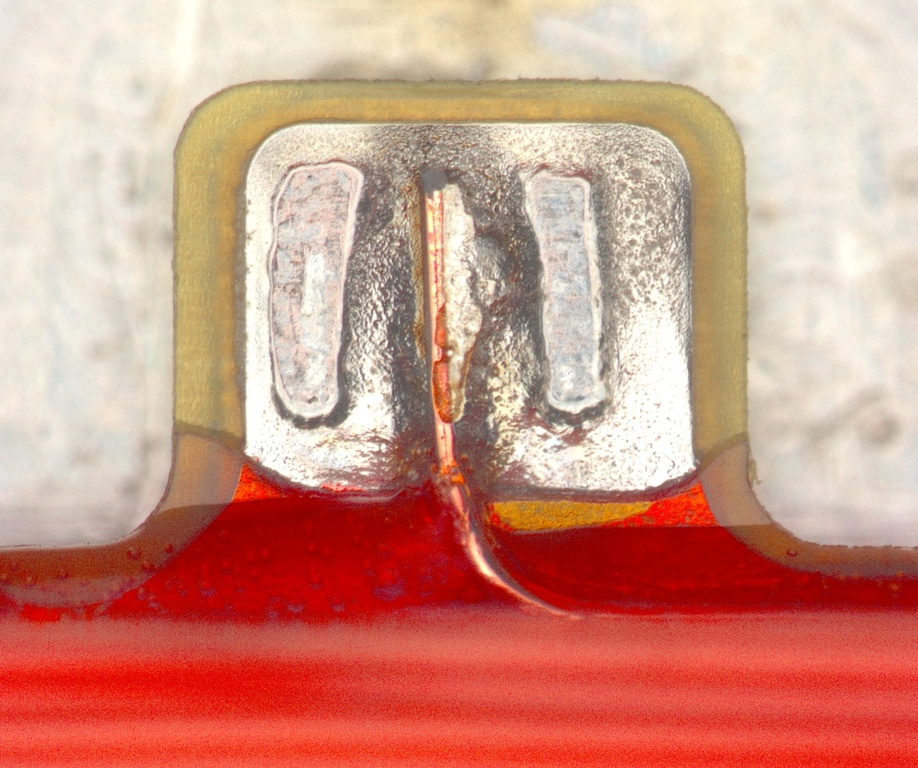
#> input picture Computer Vision/00OpenCV/image/sk001.jpg, 918 x 768 px, shrunk from 1224 x 1024 before the run
$ python '滑动条inRange阈值+膨胀腐蚀开闭运算+mask以及反码+matchShape.py'
#> lines starting #> are read from the running program, lines starting #| are printed output that depends on the picture; after the words box and inside, x2 and y2 are one past the last pixel; in counts of white or black regions, pixels touching at a corner belong together
import cv2
import numpy as np


img = cv2.imread("./image/sk001.jpg")
#> img is the input picture: shape (768, 918, 3); mean B, G, R 131.8, 148.5, 208
hsv = cv2.cvtColor(img, cv2.COLOR_BGR2HSV)
#> hsv: shape (768, 918, 3); mean H, S, V 17.5, 98.6, 208.1
cv2.imshow("hsv", hsv)
gray = cv2.cvtColor(img, cv2.COLOR_BGR2GRAY)
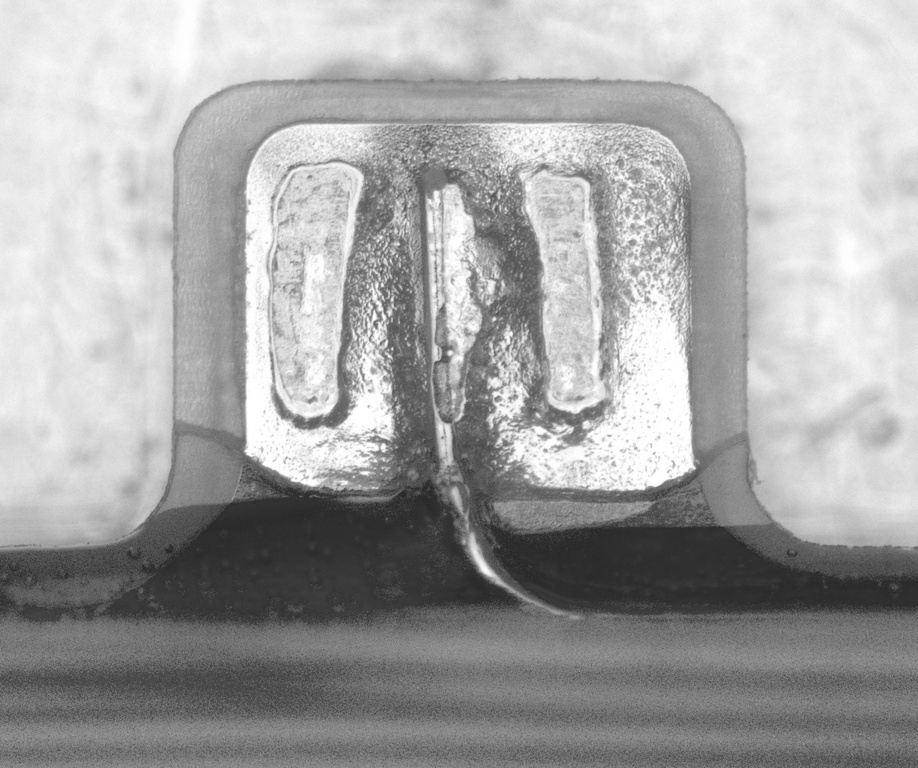
#> gray: shape (768, 918); min 37, max 255, mean 164.4
gauss = cv2.GaussianBlur(gray, (3, 3), 1)
#> slider 'low_val' is set to 51

# mask = np.zeros(img.shape, np.uint8)

low_val = 0
up_val = 255
# mask = np.zeros(img.shape[:2], np.uint8)


def onMask(x):
#> called with x = 255
    global low_val
    global up_val

    low_val = cv2.getTrackbarPos("low_val", "inRangeMask")
    up_val = cv2.getTrackbarPos("up_val", "inRangeMask")
    mask = cv2.inRange(gauss, low_val, up_val)
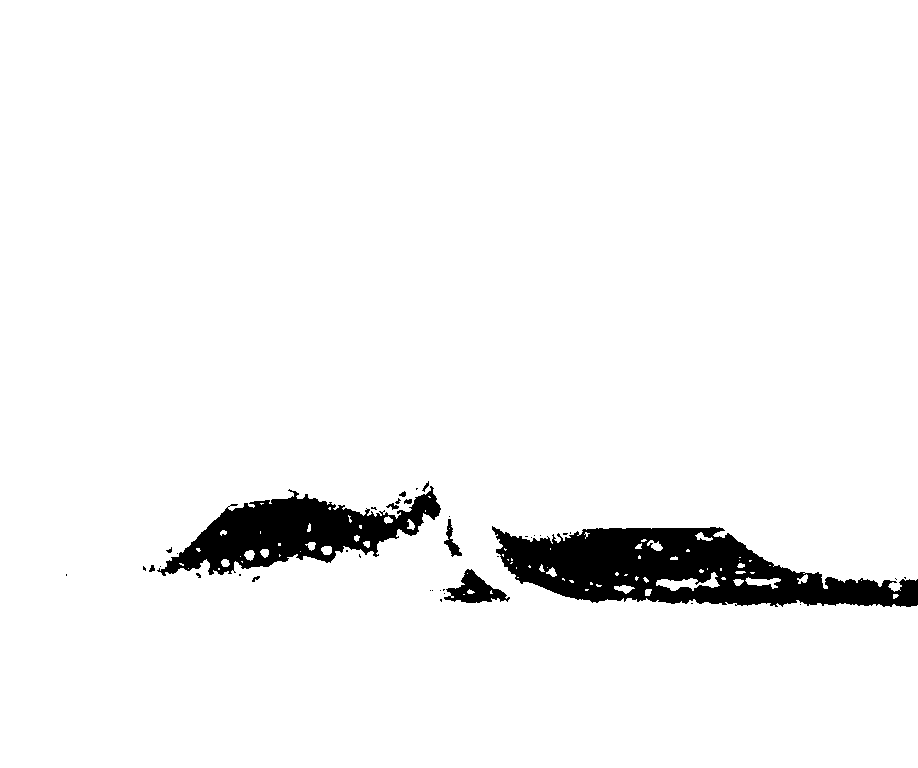
#> mask: shape (768, 918); 95.4% white; 40 black regions (30 under 20 px), largest, box (x1, y1, x2, y2) and area: (492, 526, 918, 607) 19477, (157, 486, 441, 576) 11239, (444, 569, 510, 603) 1047
    # ret, mask = cv2.threshold(img2gray, low_val, up_val, cv2.THRESH_BINARY)
    kernel1 = np.ones((7, 7), np.uint8)
    kernel2 = np.ones((5, 5), np.uint8)
    erosion = cv2.erode(mask, kernel1, iterations=1)
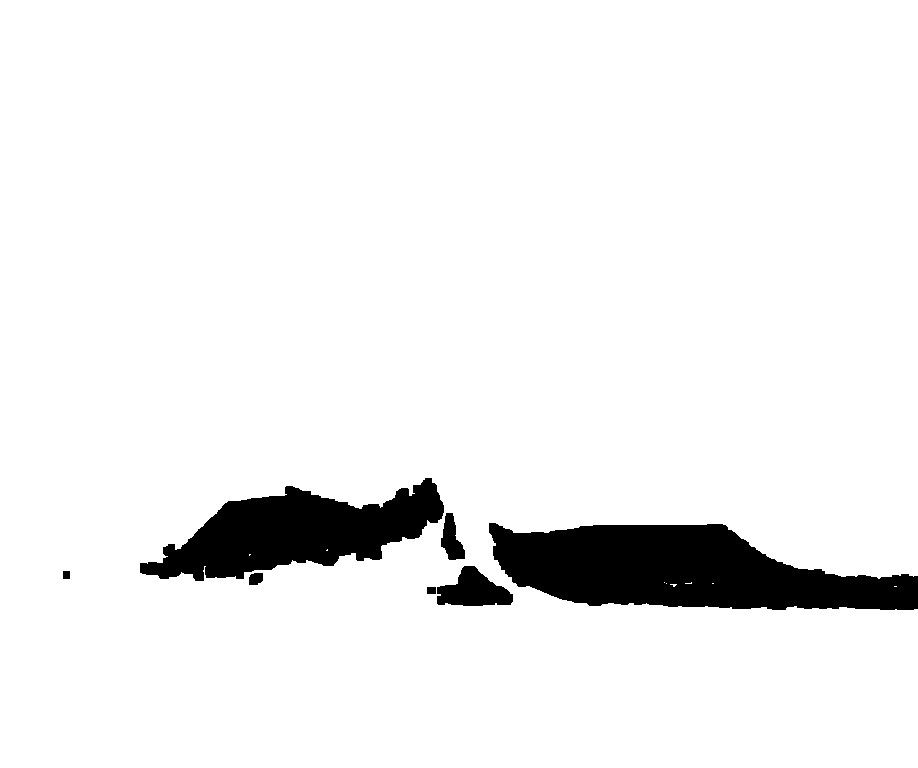
#> erosion: shape (768, 918); 93.7% white; 7 black regions, largest, box (x1, y1, x2, y2) and area: (489, 523, 918, 610) 25083, (140, 478, 444, 581) 16226, (437, 566, 513, 606) 1901
    dilation = cv2.dilate(erosion, kernel2, iterations=1)
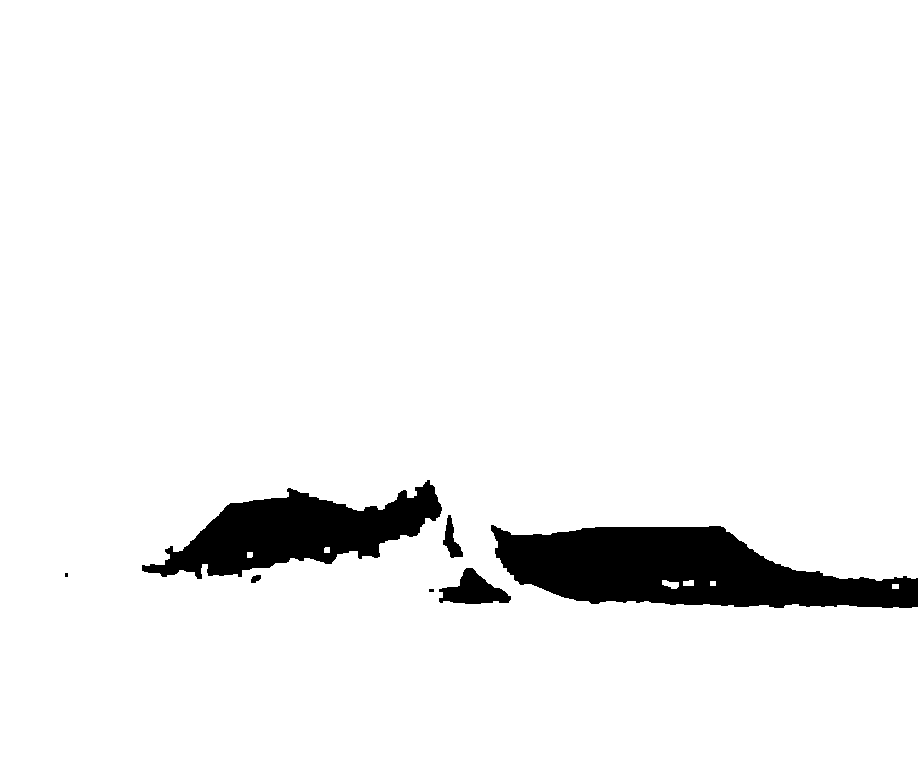
#> dilation: shape (768, 918); 94.5% white; 7 black regions (2 under 20 px), largest, box (x1, y1, x2, y2) and area: (491, 525, 918, 608) 22709, (142, 480, 442, 579) 14142, (439, 568, 511, 604) 1421, (443, 515, 463, 558) 393, (251, 575, 261, 583) 58
    mask_inv = cv2.bitwise_not(dilation)
    opening = cv2.morphologyEx(mask_inv, cv2.MORPH_OPEN, kernel2)  # 膨胀腐蚀，加开闭运算。去除杂质，平滑。
#> opening: shape (768, 918); 5.5% white; 5 white regions, box (x1, y1, x2, y2) and area: (491, 526, 918, 608) 22647, (142, 482, 441, 579) 14049, (443, 568, 510, 604) 1385, (443, 518, 463, 557) 381, (253, 576, 259, 581) 30
    closing = cv2.morphologyEx(opening, cv2.MORPH_CLOSE, kernel1)
#> closing: shape (768, 918); 5.5% white; 5 white regions, box (x1, y1, x2, y2) and area: (491, 526, 918, 608) 22919, (142, 482, 441, 579) 14257, (443, 568, 510, 604) 1397, (443, 518, 463, 557) 386, (253, 576, 259, 581) 30

    cv2.imshow("inRangeMask", closing)
    # global mask
    cv2.imwrite("./image/girl_mask.jpg", closing)


cv2.namedWindow("inRangeMask")
cv2.createTrackbar("low_val", "inRangeMask", 0, 255, onMask)
cv2.createTrackbar("up_val", "inRangeMask", 255, 255, onMask)


# [4 lines of commented-out code are left out]
cv2.waitKey(0)
cv2.destroyAllWindows()

$ run again, with Computer Vision/00OpenCV/image/sk002.jpg copied over Computer Vision/00OpenCV/image/sk001.jpg
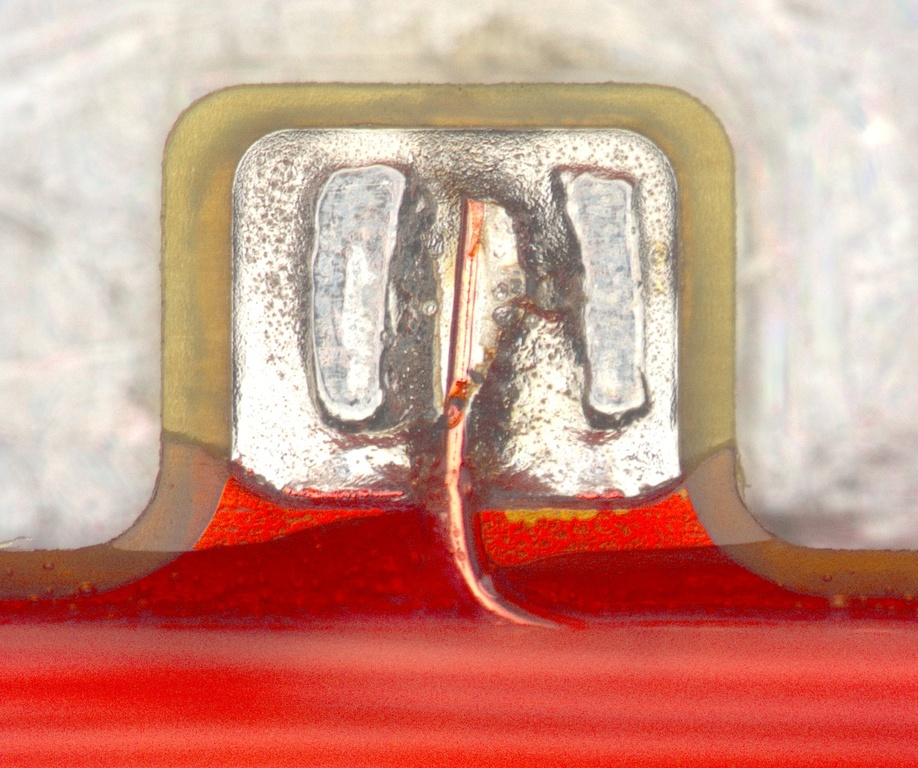
#> input picture Computer Vision/00OpenCV/image/sk002.jpg, 918 x 768 px, shrunk from 1224 x 1024 before the run
#> img is the input picture: shape (768, 918, 3); mean B, G, R 134.3, 148.8, 204.8
#> hsv: shape (768, 918, 3); mean H, S, V 19.1, 92.9, 204.8
#> in onMask, `mask = cv2.inRange(gauss, low_val, up_val)`:
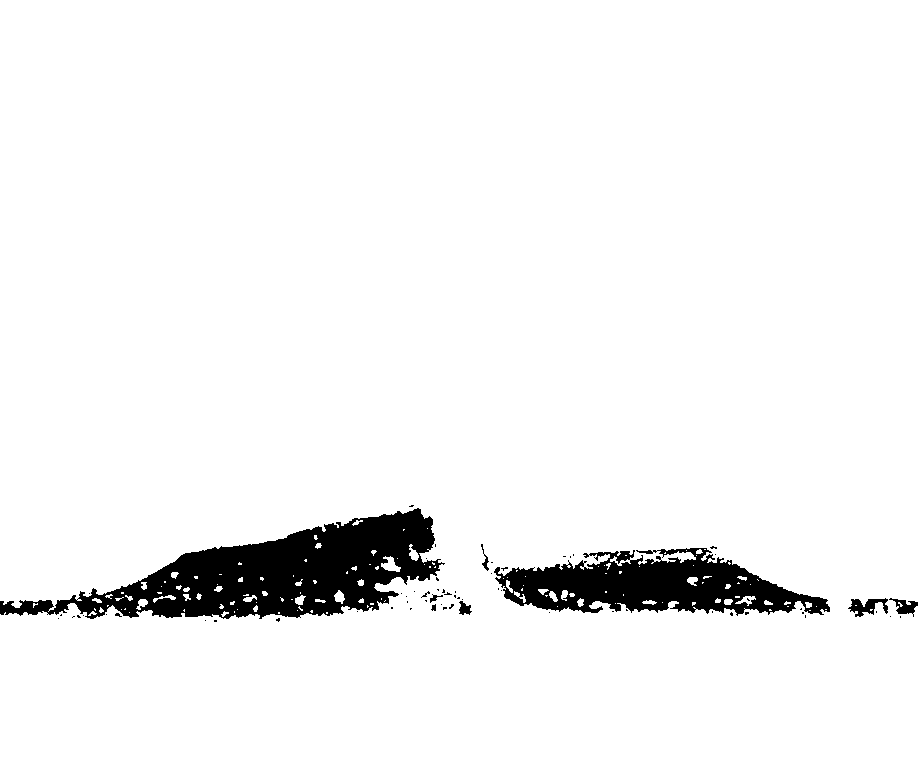
#> mask: shape (768, 918); 95% white; 65 black regions (57 under 20 px), largest, box (x1, y1, x2, y2) and area: (0, 508, 445, 619) 21758, (494, 548, 830, 616) 12511, (848, 598, 888, 617) 384
#> erosion: shape (768, 918); 92.9% white; 4 black regions, box (x1, y1, x2, y2) and area: (0, 502, 448, 625) 28571, (478, 541, 833, 621) 18346, (845, 595, 918, 621) 1552, (411, 586, 475, 618) 1246
#> dilation: shape (768, 918); 93.8% white; 8 black regions (3 under 20 px), largest, box (x1, y1, x2, y2) and area: (0, 504, 446, 623) 25576, (480, 543, 831, 619) 16278, (847, 597, 918, 619) 1036, (420, 588, 473, 616) 713, (405, 595, 409, 604) 25
#> opening: shape (768, 918); 6.1% white; 6 white regions, box (x1, y1, x2, y2) and area: (0, 504, 443, 623) 25471, (482, 546, 831, 617) 16133, (849, 597, 893, 618) 624, (894, 598, 918, 615) 356, (422, 588, 449, 612) 327, (450, 596, 472, 616) 278
#> in onMask, `closing = cv2.morphologyEx(opening, cv2.MORPH_CLOSE, kernel1)`:
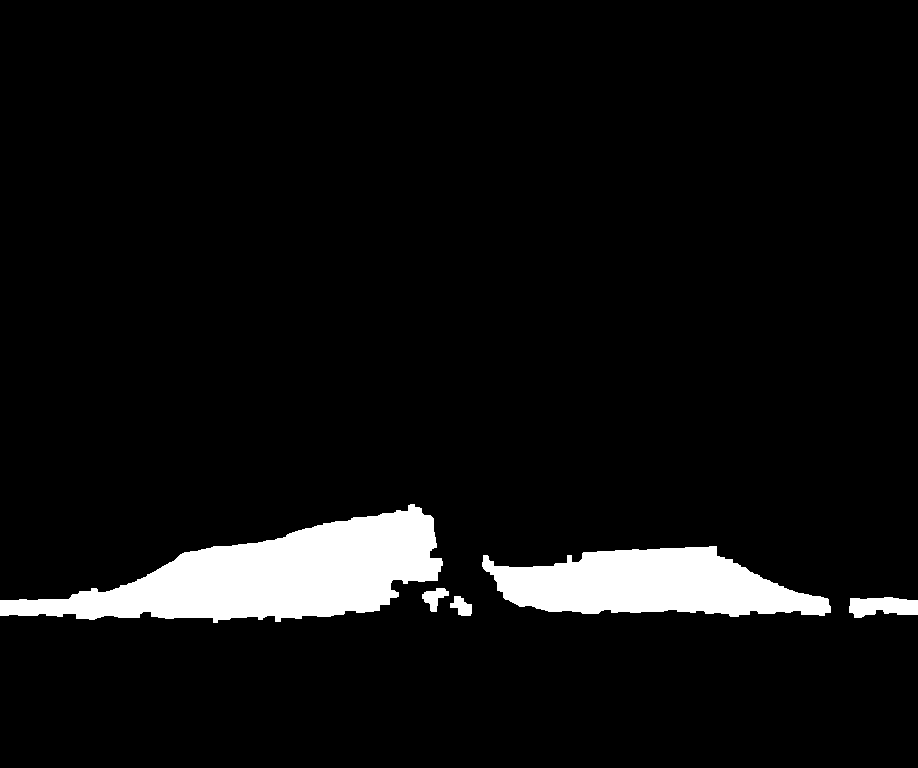
#> closing: shape (768, 918); 6.2% white; 5 white regions, box (x1, y1, x2, y2) and area: (0, 504, 443, 623) 25774, (482, 546, 831, 617) 16162, (849, 597, 918, 618) 1097, (422, 588, 449, 612) 337, (450, 596, 472, 616) 278
